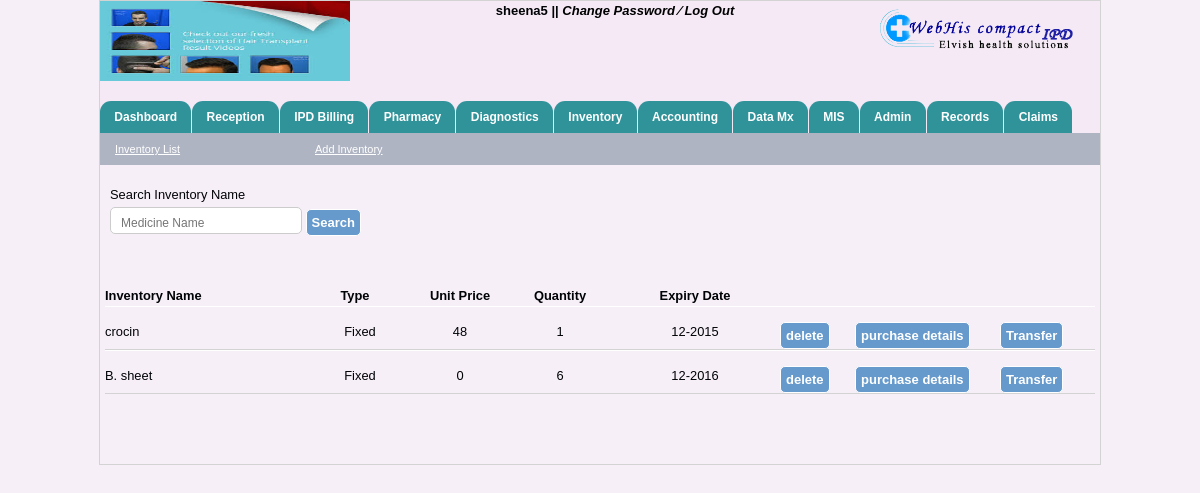
Page /main_store.php (signed in) on the committed database.
### tables this page shows
CREATE TABLE IF NOT EXISTS `hospitals_info` (
  `hospital_name` varchar(40) NOT NULL,
  `hospital_add` varchar(40) NOT NULL,
  `hospital_email` varchar(40) NOT NULL,
  `hospital_helpline` int(40) NOT NULL,
  `hospital_fax` int(40) NOT NULL,
  `reception_no` varchar(100) NOT NULL,
  `ambulance_no` varchar(100) NOT NULL,
  `emergency_no` varchar(100) NOT NULL,
  `logo_path` varchar(200) NOT NULL,
  `img_path` varchar(200) NOT NULL
);

CREATE TABLE IF NOT EXISTS `inventory_store` (
  `in_id` int(200) NOT NULL AUTO_INCREMENT,
  `in_name` varchar(200) NOT NULL,
  `type` varchar(200) NOT NULL,
  `unit price` int(200) NOT NULL,
  `mrp` int(200) NOT NULL,
  `quantity` varchar(200) NOT NULL,
  `ex_date` varchar(200) NOT NULL,
  PRIMARY KEY (`in_id`)
);

### main_store.php (the view, shortened to what this page needs)
<?php
include("header.php");
include("menubar.php");
if($_REQUEST['find'])
{
	if($_REQUEST['search']!=''){
		$SQL="select * from inventory_store where in_name like '%".$_REQUEST['search']."%'";
	}else {
		$SQL="select * from inventory_store";
	}
}else {
	$SQL="select * from inventory_store";
}
?>
  <div id="opd_bill">
            <div class="b_register">
               <div class="l_ft"  style="width:200px; text-align:left; padding-left:5px;"><a href="main_store.php">Inventory List</a></div>
                <div class="l_ft"  style="width:240px;"><a href="invent_add-medicine.php">Add Inventory</a></div>
            </div>
    </div>
  <form method="post">
  	<div style="width:990px; margin:20px auto;" id="search_exist">
          <div id="search_txt" class="p_adding">Search Inventory Name</div>
            <div class="p_adding">
              <span>
<input type="text" name="search" placeholder="Medicine Name" id="inputStringCo" value="<?php echo $_REQUEST['search']; ?>"  /></span>
                <span><input type="submit" name="find" value="Search" class="btn"/></span>
            </div>
        </div>
  </form>
   <div style="width:990px; margin:50px auto;">
  		 <div class="field_bg">
              <div style="float:left; width:200px; "><strong>Inventory Name</strong></div>
              <div style="float:left; width:100px; text-align:center; margin-right:5px;"><strong>Type</strong></div>
              <div style="float:left; width:100px; text-align:center; "><strong>Unit Price</strong></div>
              <div style="float:left; width:100px; text-align:center; "><strong>Quantity</strong></div>
              <div style="float:left; width:170px;  text-align:center; "><strong>Expiry Date</strong></div>
                <?php $res3=mysql_query($SQL);
                while($row3=mysql_fetch_array($res3)){	?>
    		      <div class="cls" style="margin-bottom:15px; height:1px; background:#FFFFFF"></div>
                  <form method="post" action="main_store_tran.php">
                    <div style="float:left; width:200px; margin-right:5px;"><?php echo $row3[1];?></div>
             			  <div style="float:left; width:100px; text-align:center;"><?php echo $row3[2]; ?></div>
                    <div style="float:left; width:100px; text-align:center;"><?php echo $row3[3];?></div>
      		          <div style="float:left; width:100px; text-align:center; "><?php echo $row3[5];?></div>
                    <div style="float:left; width:170px;  text-align:center;"><?php echo $row3[6];?></div>
                    <div style="float:left; width:75px; "><input type="submit"name="del" value="delete" class="btn"/></div>
                    <div style="float:left; width:145px; "><input type="submit"name="details" value="purchase details" class="btn"/></div>
                    <div style="float:left; width:0px; "><input type="submit"name="transfer" value="Transfer" class="btn"/></div>
	            <div class="cls" style="margin-top:15px;  border-bottom:1px solid lightgray;"></div>
        </form>
             <?php
             }
             ?>
      </div>
  </div>
  <?php
  	include("footer.php");
  ?>

### header.php (shortened to what this page needs)
<!DOCTYPE html PUBLIC "-//W3C//DTD XHTML 1.0 Transitional//EN" "http://www.w3.org/TR/xhtml1/DTD/xhtml1-transitional.dtd">
<html xmlns="http://www.w3.org/1999/xhtml">
<head>
    <link rel="stylesheet" href="includes1/searchStyle.css" type="text/css">
    <link rel="stylesheet" href="includes2/searchStyle.css" type="text/css">
    <link rel="stylesheet" href="includesConsumable/searchStyle.css" type="text/css">
    <link rel="stylesheet" href="includesMedicine/searchStyle.css" type="text/css">
    <link rel="stylesheet" href="includesAd/searchStyle.css" type="text/css">
    <link rel="stylesheet" href="includesCo/searchStyle.css" type="text/css">
	<link rel="stylesheet" href="patient-css.css" type="text/css">
    <link rel="stylesheet" href="includesOt/searchStyle.css" type="text/css">
    <link rel="stylesheet" href="includesIp/searchStyle.css" type="text/css">
    <link rel="stylesheet" href="includesCoP/searchStyle.css" type="text/css">
    <link rel="stylesheet" href="includesVp/searchStyle.css" type="text/css">
    <link rel="stylesheet" href="includesVpP/searchStyle.css" type="text/css">
    <link rel="stylesheet" href="includesD/searchStyle.css" type="text/css">
    <link rel="stylesheet" href="includesDs/searchStyle.css" type="text/css">
    <link rel="stylesheet" href="includesR/searchStyle.css" type="text/css">
    <link rel="stylesheet" href="includesDi/searchStyle.css" type="text/css">
<link rel="stylesheet" type="text/css" href="css/doc.css" />
<link rel="stylesheet" type="text/css" href="css/jquery.timeentry.css" />
<link rel="stylesheet" type="text/css" href="css/jquery.timepicker.css" />
<link rel="stylesheet" type="text/css" href="css/jquey-ui.css" />
<link rel="stylesheet" type="text/css" href="css/login-code.css" />
<link rel="stylesheet" type="text/css" href="css/mainstyle.css" />
<link rel="stylesheet" type="text/css" href="css/style_by.css" />
<link rel="stylesheet" type="text/css" href="css/tabcode.css" />
<link rel="stylesheet" type="text/css" href="css/tab-code.css" />
<link rel="stylesheet" type="text/css" href="css/patient-css.css" />
</head>
<body>
<div id="container">
	<div id="header" style="background:rgba(243, 232, 245, 0.67); width:1000px;">
    	<div id="logo_side">
        	<?php
				$data=mysql_query("select * from hospitals_info");
				$info=mysql_fetch_array($data);
                                echo '<img src="'.$info['logo_path'].'" height="100"/>';
                                ?>
        </div>
        	<div class="welcome" style="width:530px;">
            <span id="sign">
                <?php echo $_SESSION['uname']; echo $_SESSION['uid'];  ?> ||
            	<a href="#">Change Password </a>
                <a href="#">&frasl;</a>
                <a href="log_out.php" onclick="disableBackButton()">Log Out</a>
             </span>
            </div>
        <div id="sign_in_up">
             <div id="power_by"><img src="image/logo.png" align="left"/></div>
        </div>
    </div>

### includesConsumable/searchStyle.css (style rules this page uses)
body { font-family:Arial, Helvetica, sans-serif; font-size:11px; color:000; }

### includesCo/searchStyle.css (style rules this page uses)
body { font-family:Arial, Helvetica, sans-serif; font-size:11px; color:000; }

### includesOt/searchStyle.css (style rules this page uses)
body { font-family:Arial, Helvetica, sans-serif; font-size:11px; color:000; }

### includesIp/searchStyle.css (style rules this page uses)
body { font-family:Arial, Helvetica, sans-serif; font-size:11px; color:000; }

### includesCoP/searchStyle.css (style rules this page uses)
body { font-family:Arial, Helvetica, sans-serif; font-size:11px; color:000; }

### includesVp/searchStyle.css (style rules this page uses)
body { font-family:Arial, Helvetica, sans-serif; font-size:11px; color:000; }

### includesVpP/searchStyle.css (style rules this page uses)
body { font-family:Arial, Helvetica, sans-serif; font-size:11px; color:000; }

### includesD/searchStyle.css (style rules this page uses)
body { font-family:Arial, Helvetica, sans-serif; font-size:11px; color:000; }

### includesDs/searchStyle.css (style rules this page uses)
body { font-family:Arial, Helvetica, sans-serif; font-size:11px; color:000; }

### includesR/searchStyle.css (style rules this page uses)
body { font-family:Arial, Helvetica, sans-serif; font-size:11px; color:000; }

### includesDi/searchStyle.css (style rules this page uses)
body { font-family:Arial, Helvetica, sans-serif; font-size:11px; color:000; }

### css/doc.css (style rules this page uses)
body { margin:0; padding:0; font-size:80.5%; font-family:Arial,'Lucida sans unicode'; line-height:20px; text-align:left; width:100%; color:#000305; }
* { margin:0px; padding:0px; }
a { text-decoration:none; }
div, table, h1, h2, h3, h4, h5, h6, span, tr, td, img, form { margin:0px; padding:0px; border:none; }
.p_adding { padding:0px 5px; }
.l_ft { float:left; }
#container { margin:0px auto; padding:0px; width:1000px; border:1px solid lightgray; }
#container #header { height:85px; width:1000px; margin:0 auto; }
#container #header #logo_side { width:25%; float:left; }
.welcome { float:left; width:55%; text-align:center; }
#container #header #logo_side img { width:150px; height:80px; margin-top:0px; padding:0px; }
#container #header #sign_in_up { width:20%; float:left; margin-top:0.5%; }

### css/login-code.css (style rules this page uses)
input[type="text"],input[type="password"],input[type="date"] { width: 170px; height: 25px; padding: 5px 10px 0px 10px; margin:2px 0 0px 0; background:#FFF; border-radius: 5px; -moz-border-radius: 5px; -webkit-border-radius: 5px; font-family:Arial, Arial, Helvetica, sans-serif; font-size: 14px; color:#000; border:1px solid #CCC; }

### css/mainstyle.css (style rules this page uses)
body { background:rgba(243, 232, 245, 0.67); margin:0px; padding:0px width:100%; }
html { width:100%; }
.cls { clear:both; }
* { margin:0px; padding:0px; }
* { font:Georgia, "Times New Roman", Times, serif }

### css/style_by.css (style rules this page uses)
* { margin:0px; padding:0px; }
a { text-decoration:none; }
div, table, h1, h2, h3, h4, h5, h6, span, tr, td, img, form { margin:0px; padding:0px; border:none; }
.p_adding { padding:0px 5px; }
.l_ft { float:left; }
#container { margin:0px auto; padding:0px; width:1000px; border:1px solid lightgray; }
#container #header { height:100px; width:1000px; margin:0 auto; }
#container #header #logo_side { width:25%; float:left; }
.welcome { float:left; width:55%; text-align:center; font-weight:700; font-size:13px; }
.welcome #sign a { color:#000; font-style:italic }
#container #header #logo_side img { width:100%; }
#container #header #sign_in_up { width:20%; float:left; margin-top:0.5%; }
#opd_bill { background:#AEB4C2; color:#000; font-size:85%; margin:0 auto; width:98%; padding:6px 1%; }
#opd_bill a { text-decoration:underline; color:#FFF; padding-top:10px; height:30px; }
.btn { background:#6699cc; color:#FFFFFF !important; font-size:13px; padding:5px; cursor:pointer; border:1px solid #FFF; border-radius:5px; font-weight:700; }
input[type="text"] { height:20px; border:1px solid #CCC; border-radius:5px; font-size:12px; font-weight:300; }
.b_register { float: left; color: red }

### rows in the picture
hospitals_info: logo_path (picture)
inventory_store: in_name "crocin", type "Fixed", unit price "48", quantity "1", ex_date "12-2015"
inventory_store: in_name "B. sheet", type "Fixed", unit price "0", quantity "6", ex_date "12-2016"

### other values in the picture
$_SESSION['uname'] "sheena"
$_SESSION['uid'] "5"
